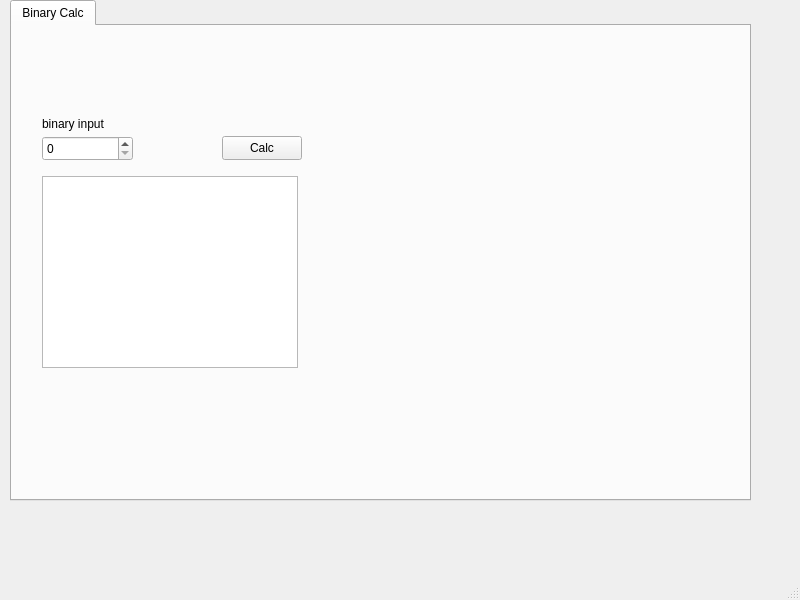
<?xml version="1.0" encoding="UTF-8"?>
<ui version="4.0">
 <class>MainWindow</class>
 <widget class="QMainWindow" name="MainWindow">
  <property name="geometry">
   <rect>
    <x>0</x>
    <y>0</y>
    <width>800</width>
    <height>600</height>
   </rect>
  </property>
  <property name="windowTitle">
   <string>MainWindow</string>
  </property>
  <widget class="QWidget" name="centralwidget">
   <widget class="QTabWidget" name="tabWidget">
    <property name="geometry">
     <rect>
      <x>10</x>
      <y>0</y>
      <width>741</width>
      <height>501</height>
     </rect>
    </property>
    <property name="currentIndex">
     <number>0</number>
    </property>
    <widget class="QWidget" name="tab">
     <attribute name="title">
      <string>Binary Calc</string>
     </attribute>
     <widget class="QPushButton" name="pushButton">
      <property name="geometry">
       <rect>
        <x>210</x>
        <y>110</y>
        <width>80</width>
        <height>24</height>
       </rect>
      </property>
      <property name="text">
       <string>Calc</string>
      </property>
     </widget>
     <widget class="QTextBrowser" name="textBrowser">
      <property name="geometry">
       <rect>
        <x>30</x>
        <y>150</y>
        <width>256</width>
        <height>192</height>
       </rect>
      </property>
     </widget>
     <widget class="QLabel" name="label">
      <property name="geometry">
       <rect>
        <x>30</x>
        <y>90</y>
        <width>71</width>
        <height>16</height>
       </rect>
      </property>
      <property name="text">
       <string>binary input</string>
      </property>
     </widget>
     <widget class="QSpinBox" name="binary">
      <property name="geometry">
       <rect>
        <x>30</x>
        <y>110</y>
        <width>91</width>
        <height>25</height>
       </rect>
      </property>
      <property name="maximum">
       <number>999999999</number>
      </property>
     </widget>
    </widget>
   </widget>
  </widget>
  <widget class="QMenuBar" name="menubar">
   <property name="geometry">
    <rect>
     <x>0</x>
     <y>0</y>
     <width>800</width>
     <height>21</height>
    </rect>
   </property>
  </widget>
  <widget class="QStatusBar" name="statusbar"/>
  <action name="actiona">
   <property name="text">
    <string>a</string>
   </property>
  </action>
 </widget>
 <resources/>
 <connections/>
</ui>
